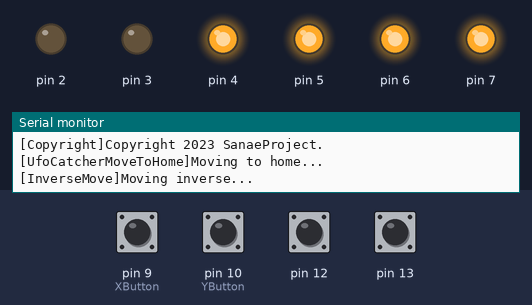
Recording of a sketch running on a simulated Arduino Uno, built with avr-gcc and run on an emulated ATmega328P. On the bench: output pins drawn as LEDs (lit = HIGH), the last lines printed to the serial monitor. Inputs (shaded band) come from the test bench; at power-on: pin 9 (XButton), pin 10 (YButton), pin 12, pin 13 HIGH.

Above: at 0.8 s.
0.9 s: pin 12 pulled LOW for 0.15 s
At 1.5 s:
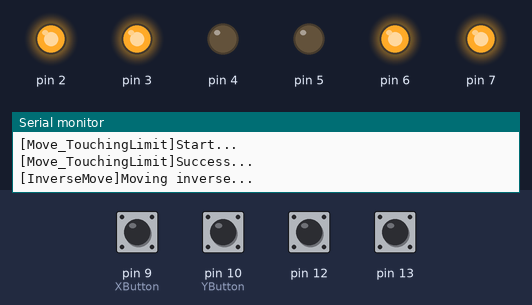
2.5 s: pin 13 pulled LOW for 0.15 s
At 3.8 s:
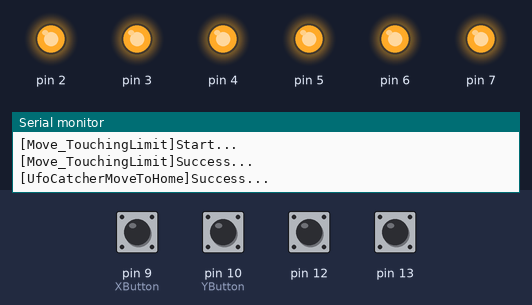
4.1 s: pin 13 pulled LOW for 3.2 s
At 5.5 s:
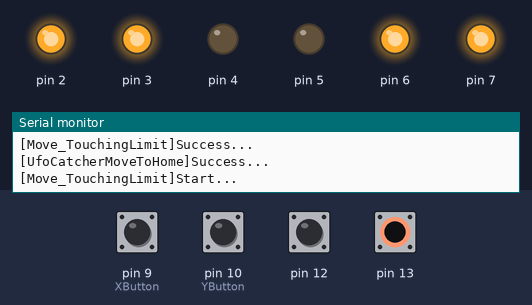
8.8 s: pin 9 (XButton) pulled LOW for 0.15 s
At 8.87 s:
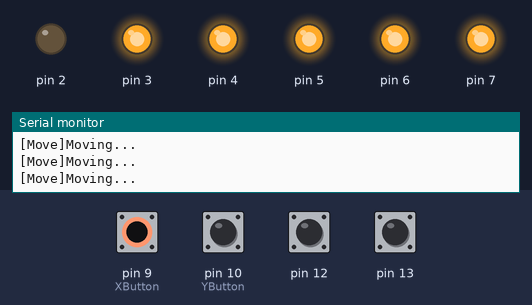
10.4 s: pin 10 (YButton) pulled LOW for 0.15 s
At 21.0 s:
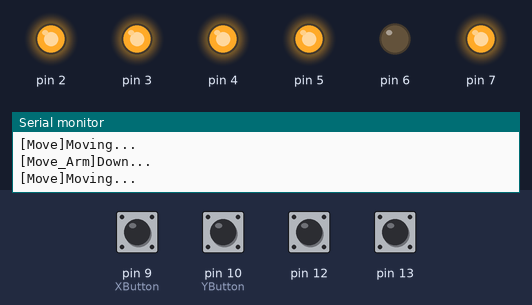
Timing chart, 0 to 24.1 s (numbered marks = the images above; inputs shaded):
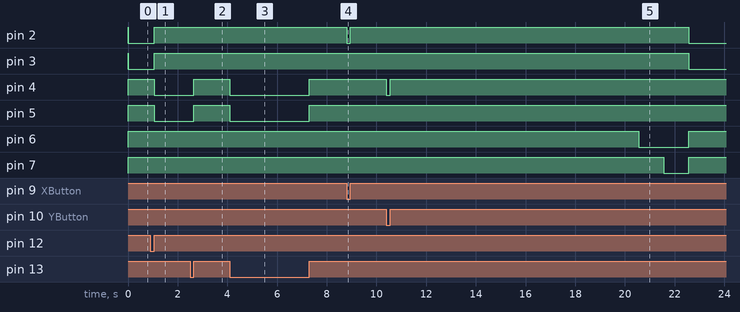

The sketch:

UFOCatcherSystem.ino
```cpp
/*--------------------------------------------------------------------------
* Name: UFOCatcherSystem.ino
* Ver : Beta
* Author     : SanaePRJ
* Description:
    このプログラムは課題研究で製作したUFOキャッチャーの制御プログラムである。
    ハードウェアの仕様についてはReadmeを参照。
--------------------------------------------------------------------------*/


/*Include*/
#include "Motor.h"
#include "CommonDef.h"
#include "Command.h"


/*Define*/
#define XMotion  2 //X軸モータ動作用ピン
#define XReverse 3 //X軸動作反転用ピン

#define YMotion  4 //Y軸モータ動作用ピン
#define YReverse 5 //Y軸動作反転用ピン

#define ZMotion  6 //Z軸モータ動作用ピン
#define ZReverse 7 //Z軸動作反転用ピン

//ユーザ入力
#define XButton 9   //X軸入力
#define YButton 10  //Y軸入力

//リミットスイッチ
#define XLimit 12   //X軸リミットスイッチ
#define YLimit 13   //Y軸リミットスイッチ

#define BUFFER_SIZE 64  //コマンド入力用バッファサイズ


Motor<XMotion,XReverse,XLimit> X_Motor; //X軸 正転:2,逆転:3,リミットスイッチ:12
Motor<YMotion,YReverse,YLimit> Y_Motor; //Y軸 正転:4,逆転:5,リミットスイッチ:13
Motor<ZMotion,ZReverse>        Z_Motor; //Z軸 正転:6,逆転:7

//前回の動作の時間を格納
unsigned long Clock;


//すべての動作を停止
void AllStop()
{
    X_Motor.Stop();
    Y_Motor.Stop();
    Z_Motor.Stop();
}

//X,Y軸をホームへ
void UfoCatcherMoveToHome()
{
    Serial.println("[UfoCatcherMoveToHome]Moving to home...");
    Serial.flush();

    X_Motor.MoveHome();
    Y_Motor.MoveHome();

    Serial.println("[UfoCatcherMoveToHome]Success...");
}

//アームを下げて上げる。
//下げる際に自動でアームが開く、上げる際に自動でアームが閉じる。
void Move_Arm()
{
    Serial.println("[Move_Arm]Down...");

    //下げる
    Z_Motor.Move();
    delay(1s);

    Serial.println("[Move_Arm]Up...");
    //上げる
    Z_Motor.InverseMove();
    delay(1s);

    Serial.println("[Move_Arm]Success...");

    Z_Motor.Stop();
    Serial.flush();
}


//SetUP
void setup()
{
    Serial.begin(115200);
    Serial.println("[Copyright]Copyright 2023 SanaeProject.");

    pinMode(XButton,INPUT_PULLUP);
    pinMode(YButton,INPUT_PULLUP);

    //UfoキャッチャーのポジションをHomeへ
    UfoCatcherMoveToHome();

    //Clockを現在値へ
    Clock = millis();
}
//Loop
void loop()
{
    uint8_t RetValue = 0;

    RetValue += X_Motor.Listen(XButton);
    RetValue += Y_Motor.Listen(YButton);

    //パソコンからの入力
    if(Serial.available()){
        //停止
        AllStop();

        char buf[BUFFER_SIZE];
        //読み取り
        Command_Read(buf);

        Serial.print("[GetCommand]");
        Serial.println(buf);

        //コマンド実行
        Command
        <
            Motor<XMotion,XReverse,XLimit>,
            Motor<YMotion,YReverse,YLimit>,
            Motor<ZMotion,ZReverse>
        >
        (buf,&X_Motor,&Y_Motor,&Z_Motor);

        Clock = millis();
    }

    //0よりも大きい場合動作しているのでClockを現在値で合わせる。
    if(RetValue>0)
        Clock = millis();

    //10秒間動作していない場合アームを下げる。
    if((millis()-Clock) > 10s)
    {
        //つかみ取る。
        Move_Arm();

        //ホームポジションへ
        UfoCatcherMoveToHome();

        //離す。
        Move_Arm();

        Serial.flush();
        delay(2s);
        Serial.flush();

        Clock = millis();
    }
}
```

Command.h
```cpp
/*--------------------------------------------------------------------------
* Name   : Command.h
* Ver    : Beta
* Author : SanaePRJ
--------------------------------------------------------------------------*/


/*INCLUDE GUARD*/
#ifndef SANAE_COMMAND_H
#define SANAE_COMMAND_H


/*Include*/
#include <stdio.h>
#include <string.h>

#define BUFFER_SIZE 64


//Command Read
void Command_Read(char buf[BUFFER_SIZE]){
  Serial.println("[Command]Please Wait.");
  delay(1000);  //バッファ蓄積

  for(unsigned char pos = 0;pos<BUFFER_SIZE;pos++)
  {
    char data = Serial.read();
    //番兵
    if(data == ';'){
      buf[pos] = '\0';
      break;
    }
    //データセット
    buf[pos] = data;
  }
}
//Process Command
template<typename MotorX,typename MotorY,typename MotorZ>
void Command(char data[BUFFER_SIZE],MotorX* motor_x,MotorY* motor_y,MotorZ* motor_z){
  //コマンドの説明
  if(strcmp("command",(const char*)data)==0){
    const char* command =
      "\"home;\":すべての軸をホームへ戻します。\n\"stop;\":すべての動作を停止させます。\n   \"restart;\":システムを再開させます。";
    Serial.println(command);
  //ホームポジションへ
  }else  if(strcmp("home",(const char*)data)==0){
    motor_x->MoveHome();
    motor_y->MoveHome();
  }else  if(strcmp("xhome",(const char*)data)==0){
    motor_x->MoveHome();
  }else  if(strcmp("yhome",(const char*)data)==0){
    motor_y->MoveHome();
  //停止命令
  }else if(strcmp("stop",(const char*)data)==0){
    Serial.println("[Command]System is stopping...");
    Serial.println("[Command]You can resume by typing \"restart\"");

    //すべてのモータを停止
    motor_x->Stop();
    motor_y->Stop();
    motor_z->Stop();

    while(true)
    {
      //再開命令受け取り開始
      if(Serial.available()>0){
        //バッファ
        char restart[BUFFER_SIZE];

        //コマンドを入手
        Command_Read(restart);

        //再開
        if(strcmp("restart",(const char*)restart)==0)
          break;
      }
    }
    Serial.println("[Command]Restart...");
  }else{
    //コマンド該当なし
    Serial.println("[Command]NotFound...");
  }
}


#endif
```

CommonDef.h
```cpp
/*--------------------------------------------------------------------------
* Name   : CommonDef.h
* Ver    : Beta
* Author : SanaePRJ
--------------------------------------------------------------------------*/


/*INCLUDE GUARD*/
#ifndef SANAE_COMMONDEF_H
#define SANAE_COMMONDEF_H


//Pin指定用
using Pin = uint8_t;

//ユーザ定義リテラル 秒->ミリ秒
unsigned long long operator"" s(unsigned long long msecond){
    return msecond * 1e3;
}


#endif
```

Motor.h
```cpp
/*--------------------------------------------------------------------------
* Name   : Motor.h
* Ver    : Beta
* Author : SanaePRJ
--------------------------------------------------------------------------*/


/*INCLUDE GUARD*/
#ifndef SANAE_MOTER_H
#define SANAE_MOTER_H


/*INCLUDE*/
#include "CommonDef.h"


/*---Motor制御用Class---
Motion  : 正転用
Reverse : 反転動作ピン
Limit   : 255の状態ではリミットスイッチがない判定
*/
template<Pin Motion,Pin Reverse,Pin Limit = 255>
class Motor
{
    /*PrivateVariables*/
private:
    //直前の動作を保存 normal-rotate:0,inverse-rotate:1
    unsigned char Previous_move = 255;


    /*PublicVariables*/
public:
    bool Is_Move_Normally = true;


    /*PrivateFunctions*/
private:
    //Activation
    void ActivateWithPin(Pin ActivePinNum)
    {
        //Active LOW
        digitalWrite(ActivePinNum,LOW);
        return;
    }
    //Deactivation
    void DeactivateWithPin(Pin PassivePinNum)
    {
        //Passive HIGH
        digitalWrite(PassivePinNum,HIGH);
        return;
    }

    //正転
    void NormalRotate()
    {
        Previous_move = 0;
        this->ActivateWithPin(Motion);
    }
    //逆転
    void InverseRotate()
    {
        Previous_move = 1;
        this->ActivateWithPin(Motion);
        this->ActivateWithPin(Reverse);
    }

    //リミットスイッチの状態を取得
    bool Is_TouchingLimit()
    {
        if(Limit==255)
            return false;

        return (digitalRead(Limit)==LOW);
    }
    //リミットスイッチに触れている際の動作
    void Move_TouchingLimit()
    {
        Serial.println("[Move_TouchingLimit]Start...");

        //前の動作を復元
        if(Previous_move == 0)
            this->NormalRotate();
        else if(Previous_move == 1)
            this->InverseRotate();

        //スイッチに触れている間ロック
        while(this->Is_TouchingLimit());
        this->Stop();

        Serial.println("[Move_TouchingLimit]Success...");
        Serial.flush();
    }


    /*PublicFunctions*/
public:
    //コンストラクタ
    Motor()
    {
        //各ピンを初期化
        pinMode(Motion,OUTPUT);
        pinMode(Reverse,OUTPUT);
        //チャタリング防止のためPULLUP
        pinMode(Limit,INPUT_PULLUP);

        //すべてのリレーをDeactiveする。
        this->Stop();
    }

    //順方向
    void Move()
    {
        Serial.println("[Move]Moving...");

        if(this->Is_Move_Normally)
            this->NormalRotate();
        else
            this->InverseRotate();

        return;
    }
    //逆方向
    void InverseMove()
    {
        Serial.println("[InverseMove]Moving inverse...");
        Serial.flush();

        if(this->Is_Move_Normally)
            this->InverseRotate();
        else
            this->NormalRotate();

        return;
    }
    //停止命令
    void Stop()
    {
        this->DeactivateWithPin(Motion);
        this->DeactivateWithPin(Reverse);
    }

    //ホームポジションへ送る。
    void MoveHome()
    {
        //逆方向へ
        this->InverseMove();
        //リミットスイッチに触れるまで
        while(!this->Is_TouchingLimit());
        //リミットスイッチに触れた際の動作
        this->Move_TouchingLimit();

        this->Stop();
        return;
    }

    //ユーザ入力(BUTTON)
    uint8_t Listen(Pin Button)
    {
        //Listenの結果 0:動作なし,1:Move,2:Move_TouchingLimit
        uint8_t Code = 0;

        //ボタンが押されているか
        if(digitalRead(Button)==LOW)
        {
            this->Move();
            Code = 1;
        }
        else
            this->Stop();

        //LimitSwitchに触れているかどうか
        if(this->Is_TouchingLimit()){
            this->Move_TouchingLimit();
            Code = 2;
        }

        return Code;
    }
};


#endif
```

Measured:
- after the input at 0.9 s, pin 2, pin 3: LOW → HIGH after 0.15 s; pin 4, pin 5: HIGH → LOW after 0.16 s
- after the input at 2.5 s, pin 4, pin 5: LOW → HIGH after 0.15 s
- after the input at 4.1 s, pin 4, pin 5: HIGH → LOW at once, → HIGH 3.2 s later
- after the input at 8.8 s, pin 2: HIGH → LOW at once, → HIGH 0.15 s later
- after the input at 10.4 s, pin 2, pin 3: HIGH → LOW after 12.2 s instead of 10.6 s; pin 4: HIGH → LOW at once, → HIGH 0.15 s later
